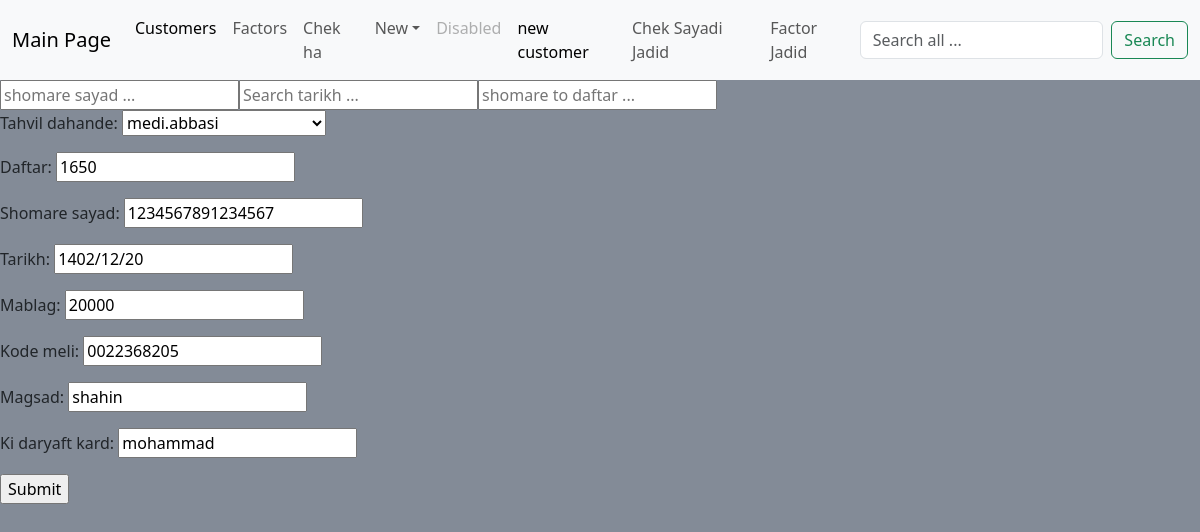
/chek/update/1/, run on the app's committed database.
### chek0/models.py (models this page shows, shortened)
class Chek(models.Model):
    tahvil_dahande = models.ForeignKey(Moshtary, null=True, on_delete=models.SET_NULL)
    daftar = models.IntegerField()
    shomare_sayad = models.CharField(max_length=16)
    tarikh = models.CharField(max_length=15)
    mablag = models.CharField(max_length=20)
    kode_meli = models.CharField(max_length=20)
    magsad = models.CharField(max_length=100, null=True, blank=True)
    tarikhe_daryaft = models.DateField(auto_now_add=True)
    updated = models.DateField(auto_now=True)
    ki_daryaft_kard = models.CharField(max_length=100, null=True, blank=True)
    class Meta:
        ordering = ['-daftar', ]

### chek0/views.py (the view)
# urls.py: path('update/<str:id>/', views.update_chek, name='update'),
def update_chek(request, id):
    chek = Chek.objects.get(id=id)
    form = CreateChekForm(instance=chek)
    if request.method == "POST":
        form = CreateChekForm(request.POST, instance=chek)
        if form.is_valid():
            form.save()
            return redirect('chek:home')
        return redirect('chek:update', id)
    else:
        form = CreateChekForm(instance=chek)
        context = {'form': form}
        CreateChekForm(instance=chek)
        return render(request, "update.html", context)

### chek0/forms.py
class CreateChekForm(ModelForm):
    class Meta:
        model = Chek
        fields = "__all__"

### customer0/models.py (called while the page is built)
    def __str__(self) -> str:
        return self.name[0:50]

### templates/update.html (shortened to what this page needs)
{% extends 'main.html' %}
{% block content %}
<form method="post" action="">
    {{ form.as_p }}
    <input type="submit" value="Submit"/>
</form>
{% endblock content %}

### data on the page
Chek: tahvil_dahande "medi.abbasi", daftar "1650", shomare_sayad "1234567891234567", tarikh "1402/12/20", mablag "20000", kode_meli "0022368205", magsad "shahin", ki_daryaft_kard "mohammad"
